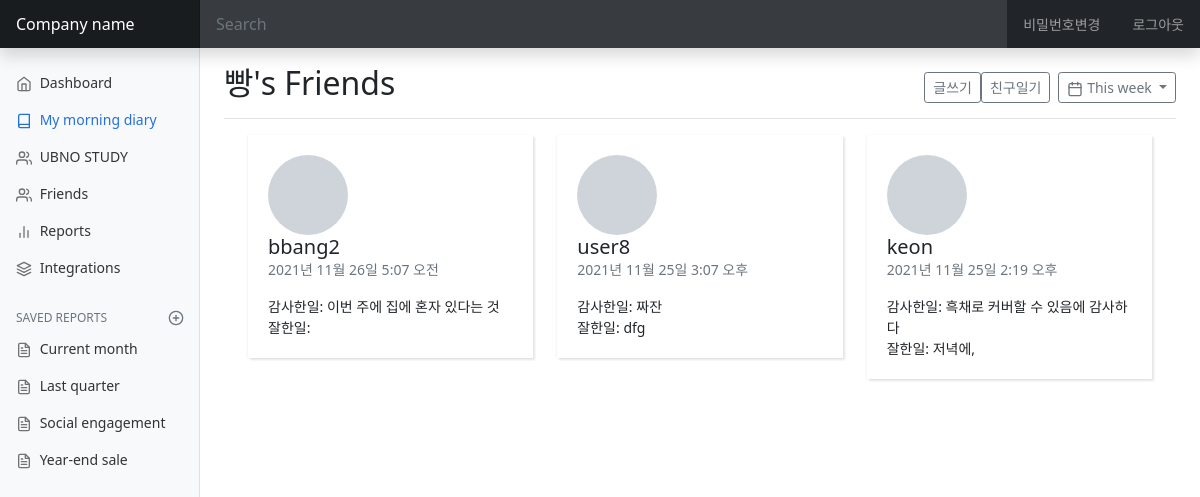
Screenshot of /today_diary/1/friends_diary/ with the database file from the repository.
### diary/models.py (models this page shows, shortened)
class User(AbstractUser):
    nickname = models.CharField(
        max_length=15,
        unique=True,
        null=True,
        validators=[validate_no_special_characters],
        error_messages={'unique': '이미 사용중인 닉네임입니다.'},
    )
    friends = models.ManyToManyField('self', blank=True)

class Diary(models.Model):
    thanks = models.TextField(blank=True, null=True)
    feelgood = models.TextField(blank=True, null=True)
    promise = models.TextField(blank=True, null=True)
    donegood = models.TextField(blank=True, null=True)
    makegood = models.TextField(blank=True, null=True)
    dt_created = models.DateTimeField(auto_now_add=True)
    dt_modified = models.DateTimeField(auto_now=True)
    author = models.ForeignKey(User, on_delete=models.SET_NULL, null=True)

### diary/views.py (the view)
# urls.py: path('today_diary/<int:pk>/friends_diary/', views.FriendsDiary.as_view(), name='friends-diary'),
class FriendsDiary(LoginRequiredMixin, DetailView):
    model = User
    template_name = 'diary/friends_diary.html'
    pk_url_kwarg = "pk"
    def get_context_data(self, **kwargs):
        context = super().get_context_data(**kwargs)
        user_pk = self.kwargs.get("pk")
        friend_list = User.objects.get(pk=user_pk).friends.all()
        friend_diary_list = []
        for friend in friend_list:
            today_diary = Diary.objects.filter(author=friend.pk).order_by('-dt_modified')
            if today_diary:
                today_diary=today_diary[0]
                diary_data = {
                    "diary_id": today_diary.pk,
                    "username": friend.username,
                    "today_diary": today_diary,
                    "thanks": today_diary.thanks.split(", ")[0],
                    "donegood": today_diary.donegood.split(", ")[0],
                    "dt_modified": today_diary.dt_modified
                }
                friend_diary_list.append(diary_data)
            else:
                diary_data = {
                    "username": friend.username,
                    "dt_modified": 0
                }
                friend_diary_list.append(diary_data)
            friend_diary_list.sort(key=lambda x:x["dt_modified"], reverse=True)
        context["friend_diary_list"] = friend_diary_list
        return context

### diary/templates/diary/friends_diary.html
{% extends 'base.html' %}
{% load static %}
{% block css %}
<link href={% static 'friends/css/friends.css' %} rel="stylesheet">
{% endblock css %}
{% block main_area %}
<main class="col-md-9 ms-sm-auto col-lg-10 px-md-4">
	<div class="d-flex justify-content-between flex-wrap flex-md-nowrap align-items-center pt-3 pb-2 mb-3 border-bottom">
		<h1 class="h2">{{ user.nickname }}'s Friends</h1>
		<div class="btn-toolbar mb-2 mb-md-0">
			<div class="btn-group me-2">
				<a href="{% url 'diary-write' %}"><button type="button" class="btn btn-sm btn-outline-secondary">글쓰기</button></a>
				<a href="{% url 'friends-diary' request.user.pk %}"><button type="button" class="btn btn-sm btn-outline-secondary">친구일기</button></a>
			</div>
			<button type="button" class="btn btn-sm btn-outline-secondary dropdown-toggle">
				<span data-feather="calendar"></span>
				This week
			</button>
		</div>
	</div>
	<div class="container">
		<div class="row">
		{% for friend_diary in friend_diary_list %}
			<div class="col-md-6 col-xl-4">
				<div class="card">
					<div class="card-body">
						<div class="media align-items-center"><span style="background-image: url(https://bootdey.com/img/Content/avatar/avatar6.png)" class="avatar avatar-xl mr-3"></span>
							<div class="media-body overflow-hidden">
								<h5 class="card-text mb-0">{{friend_diary.username}}</h5>
								<p class="card-text text-uppercase text-muted">{{friend_diary.dt_modified}}</p>
								<p class="card-text">
									{% if friend_diary.dt_modified != 0 %}
									감사한일: <span>{{friend_diary.thanks}}</span><br>
									잘한일: <span>{{friend_diary.donegood}}</span>
									{% else %}
									아직 쓴 일기가 없어요
									{% endif %}
								</p>
							</div>
						</div><a href="{% url 'see-diary' friend_diary.diary_id %}" class="tile-link"></a>
					</div>
				</div>
			</div>
		{% endfor %}
		</div>
	</div>
</main>
{% endblock main_area %}

### diary/static/diary/css/dashboard.css (style rules this page uses)
body { font-size: .875rem; }
.feather { width: 16px; height: 16px; vertical-align: text-bottom; }

### diary/static/friends/css/friends.css (style rules this page uses)
.avatar.avatar-xl { width: 5rem; height: 5rem; }
.avatar { width: 2rem; height: 2rem; line-height: 2rem; border-radius: 50%; display: inline-block; background: #ced4da no-repeat center/cover; position: relative; text-align: center; color: #868e96; font-weight: 600; vertical-align: bottom; }
.card { background-color: #fff; border: 0 solid #eee; border-radius: 0; }
.card { margin-bottom: 30px; -webkit-box-shadow: 2px 2px 2px rgba(0,0,0,0.1), -1px 0 2px rgba(0,0,0,0.05); box-shadow: 2px 2px 2px rgba(0,0,0,0.1), -1px 0 2px rgba(0,0,0,0.05); }
.card-body { padding: 1.25rem; }
.tile-link { position: absolute; cursor: pointer; width: 100%; height: 100%; left: 0; top: 0; z-index: 30; }

### rows the page displays
User: nickname "빵"
Diary: username "bbang2", dt_modified "2021년 11월 26일 5:07 오전", thanks "이번 주에 집에 혼자 있다는 것"
Diary: username "user8", dt_modified "2021년 11월 25일 3:07 오후", thanks "짜잔", donegood "dfg"
Diary: username "keon", dt_modified "2021년 11월 25일 2:19 오후", thanks "흑채로 커버할 수 있음에 감사하다", donegood "저녁에,"
